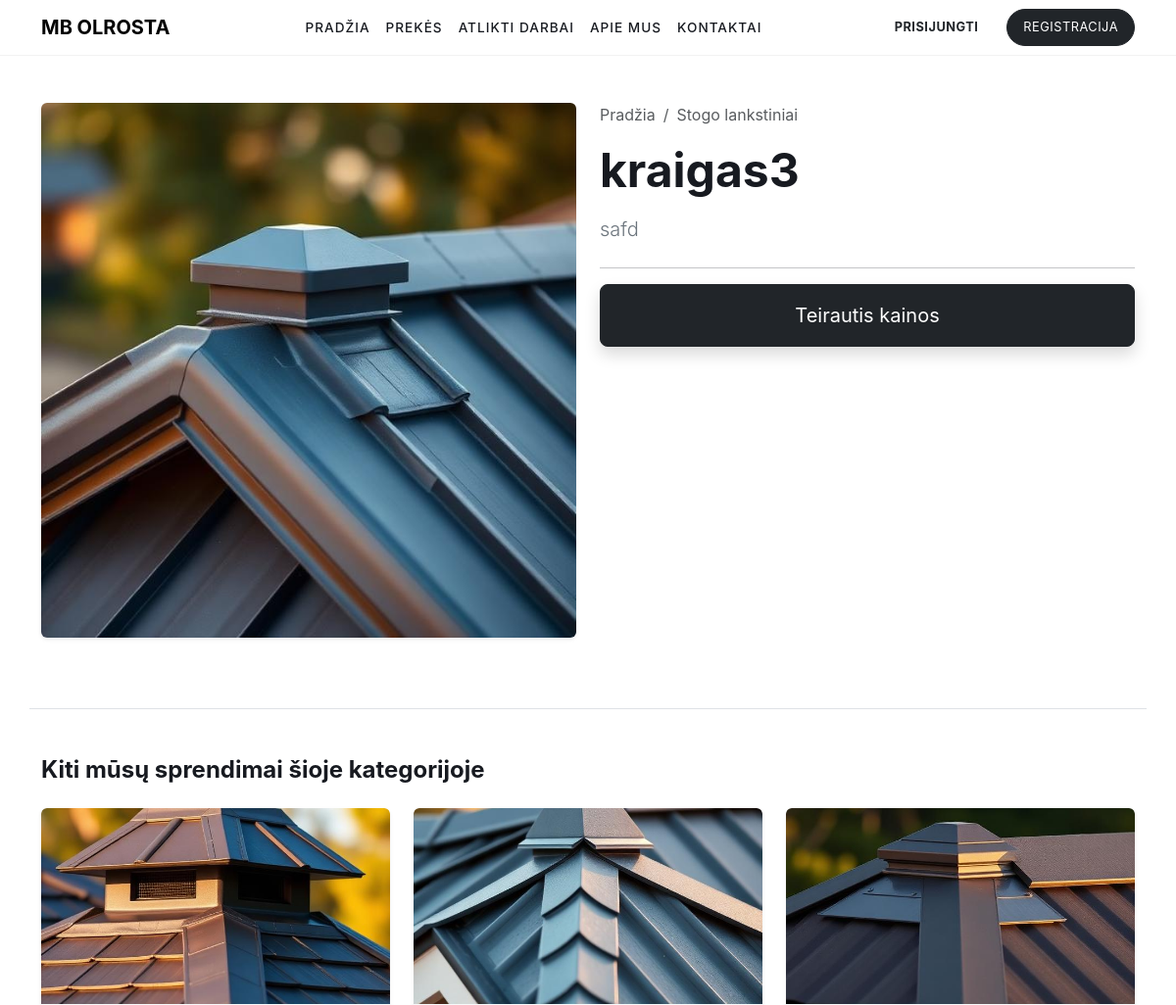
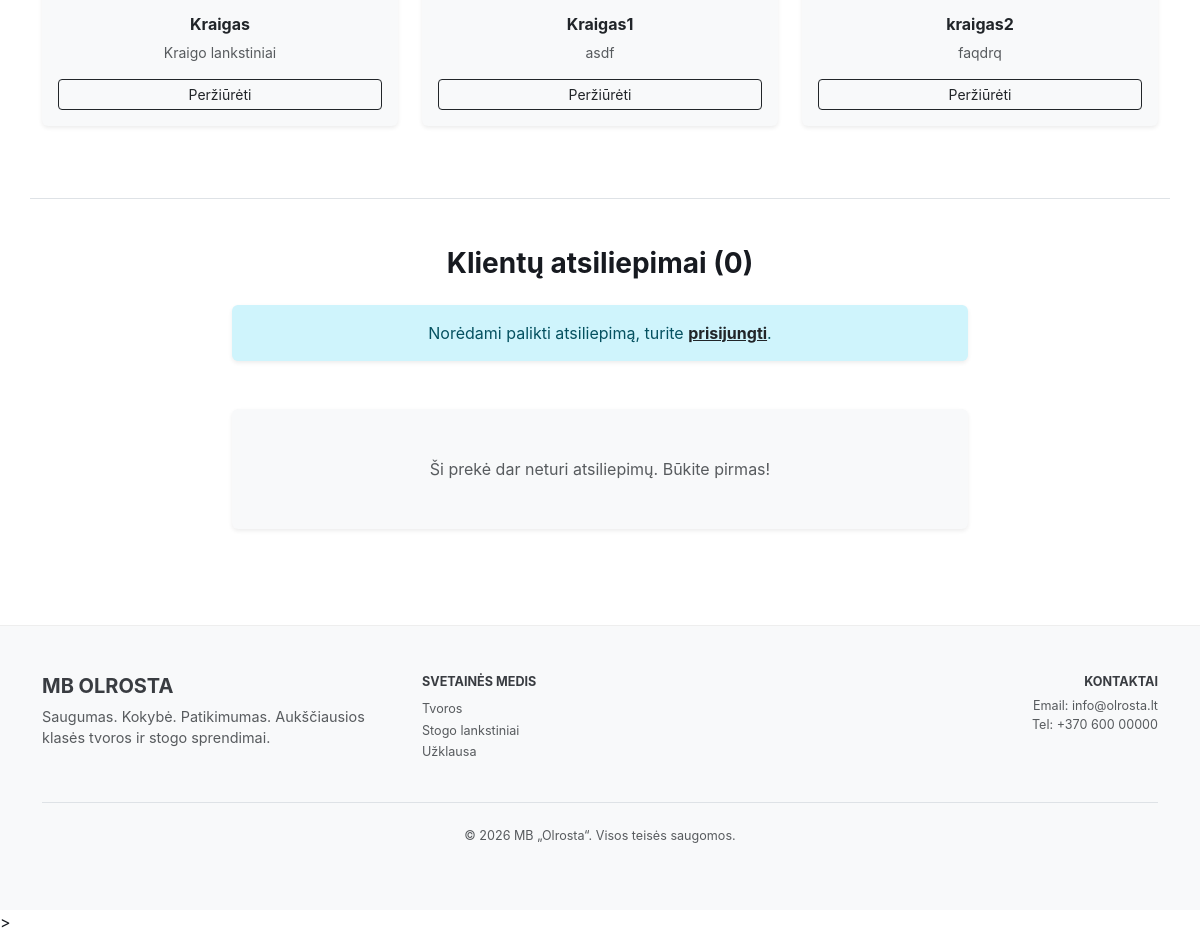
Screenshot of /preke/5/ with the database file from the repository (2 pictures, top to bottom).
### shop/models.py (models this page shows, shortened)
class Product(models.Model):
    category = models.ForeignKey(Category, on_delete=models.CASCADE, related_name='products')
    name = models.CharField(max_length=200)
    description = models.TextField()
    image = models.ImageField(upload_to='products/')
    created_at = models.DateTimeField(auto_now_add=True)

class Category(models.Model):
    name = models.CharField(max_length=100)
    slug = models.SlugField(unique=True)

### shop/views.py (the view)
# urls.py: path('preke/<int:pk>/', views.product_detail, name='product_detail'),
def product_detail(request, pk):
    product = get_object_or_404(Product, pk=pk)
    related_products = Product.objects.filter(category=product.category).exclude(pk=pk)[:3]
    return render(request, 'product_detail.html', {
        'product': product,
        'related_products': related_products
    })

### templates/product_detail.html
{% extends 'base.html' %}
{% load static %}
{% block content %}
<div class="container py-5">
    <div class="row">
        <div class="col-md-6 mb-4">
            {% if product.image %}
                <img src="{{ product.image.url }}" class="img-fluid rounded shadow-sm" alt="{{ product.name }}">
            {% else %}
                <div class="bg-light rounded d-flex align-items-center justify-content-center" style="height: 400px;">
                    <span class="text-muted">Nuotrauka ruošiama</span>
                </div>
            {% endif %}
        </div>
        <div class="col-md-6">
            <nav aria-label="breadcrumb">
                <ol class="breadcrumb bg-transparent p-0">
                    <li class="breadcrumb-item"><a href="{% url 'home' %}" class="text-muted text-decoration-none">Pradžia</a></li>
                    <li class="breadcrumb-item active text-muted">{{ product.category.name }}</li>
                </ol>
            </nav>
            <h1 class="display-5 fw-bold mb-3">{{ product.name }}</h1>
            <p class="lead text-secondary mb-4">{{ product.description }}</p>
            <hr>
            <div class="d-grid gap-2">
                <a href="{% url 'contact' %}?interest={{ product.name }}" class="btn btn-dark btn-lg px-5 py-3 shadow">Teirautis kainos</a>
            </div>
        </div>
    </div>
    {% if related_products %}
    <div class="row mt-5 pt-5 border-top">
        <div class="col-12">
            <h4 class="fw-bold mb-4">Kiti mūsų sprendimai šioje kategorijoje</h4>
        </div>
        {% for rel_product in related_products %}
        <div class="col-md-4 mb-4">
            <div class="card h-100 border-0 shadow-sm bg-light overflow-hidden">
                {% if rel_product.image %}
                    <img src="{{ rel_product.image.url }}" class="card-img-top" style="height: 200px; object-fit: cover;" alt="{{ rel_product.name }}">
                {% else %}
                    <div class="bg-white d-flex align-items-center justify-content-center" style="height: 200px;">
                        <span class="text-muted small">Nėra nuotraukos</span>
                    </div>
                {% endif %}
                <div class="card-body text-center d-flex flex-column">
                    <h6 class="fw-bold mb-2">{{ rel_product.name }}</h6>
                    <p class="text-muted small mb-3">{{ rel_product.description|truncatewords:10 }}</p>
                    <a href="{% url 'product_detail' rel_product.pk %}" class="btn btn-outline-dark btn-sm mt-auto">Peržiūrėti</a>
                </div>
            </div>
        </div>
        {% endfor %}
    </div>
    {% endif %}
    <div class="row mt-5 pt-5 border-top">
        <div class="col-md-8 mx-auto">
            <h3 class="fw-bold mb-4 text-center">Klientų atsiliepimai ({{ product.reviews.count }})</h3>
            {% if user.is_authenticated %}
                <div class="card border-0 bg-light shadow-sm mb-5">
                    <div class="card-body p-4">
                        <h5 class="fw-bold mb-3">Palikite savo atsiliepimą</h5>
                        <form method="post" action="{% url 'add_review' product.pk %}">
                            {% csrf_token %}
                            <div class="mb-3">
                                <label class="form-label small text-muted text-uppercase fw-bold">Įvertinimas</label>
                                <select name="rating" class="form-select border-0 shadow-sm">
                                    <option value="5">5 ★★★★★</option>
                                    <option value="4">4 ★★★★☆</option>
                                    <option value="3">3 ★★★☆☆</option>
                                    <option value="2">2 ★★☆☆☆</option>
                                    <option value="1">1 ★☆☆☆☆</option>
                                </select>
                            </div>
                            <div class="mb-3">
                                <label class="form-label small text-muted text-uppercase fw-bold">Jūsų komentaras</label>
                                <textarea name="content" class="form-control border-0 shadow-sm" rows="3" placeholder="Jūsų patirtis su šiuo produktu..." required></textarea>
                            </div>
                            <button type="submit" class="btn btn-dark px-4 shadow-sm">Skelbti atsiliepimą</button>
                        </form>
                    </div>
                </div>
            {% else %}
                <div class="alert alert-info border-0 shadow-sm mb-5 text-center">
                    Norėdami palikti atsiliepimą, turite <a href="{% url 'login' %}" class="fw-bold text-dark">prisijungti</a>.
                </div>
            {% endif %}
            {% for review in product.reviews.all|dictsortreversed:"created_at" %}
                <div class="card border-0 shadow-sm mb-3">
                    <div class="card-body">
                        <div class="d-flex justify-content-between align-items-center mb-2">
                            <strong class="h6 mb-0">{{ review.user.username }}</strong>
                            <span class="text-warning">
                                {% if review.rating == 5 %}★★★★★{% elif review.rating == 4 %}★★★★☆{% elif review.rating == 3 %}★★★☆☆{% elif review.rating == 2 %}★★☆☆☆{% else %}★☆☆☆☆{% endif %}
                            </span>
                        </div>
                        <p class="text-secondary mb-1">{{ review.content }}</p>
                        <small class="text-muted small">{{ review.created_at|date:"Y-m-d" }}</small>
                    </div>
                </div>
            {% empty %}
                <div class="text-center py-5 bg-light rounded shadow-sm">
                    <p class="text-muted mb-0">Ši prekė dar neturi atsiliepimų. Būkite pirmas!</p>
                </div>
            {% endfor %}
        </div>
    </div>
</div>
{% endblock %}

### static/css/style.css (style rules this page uses)
:root { --tesla-black: #171a20; --tesla-gray: #393c41; --tesla-white: #ffffff; }
body { font-family: 'Universal Sans', -apple-system, BlinkMacSystemFont, "Segoe UI", Roboto, sans-serif; color: var(--tesla-black); margin: 0; }
.card { border: none; transition: transform 0.3s; }

### rows the page displays
Product: image (picture), category.name "Stogo lankstiniai", name "kraigas3", description "safd", reviews.count "0"
Product: image (picture), name "Kraigas", description "Kraigo lankstiniai"
Product: image (picture), name "Kraigas1", description "asdf"
Product: image (picture), name "kraigas2", description "faqdrq"
